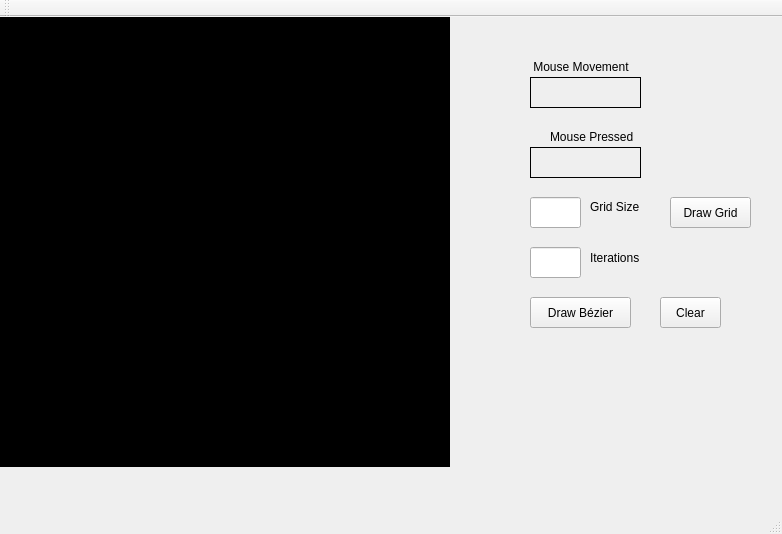
<?xml version="1.0" encoding="UTF-8"?>
<ui version="4.0">
 <class>MainWindow</class>
 <widget class="QMainWindow" name="MainWindow">
  <property name="geometry">
   <rect>
    <x>0</x>
    <y>0</y>
    <width>782</width>
    <height>534</height>
   </rect>
  </property>
  <property name="windowTitle">
   <string>MainWindow</string>
  </property>
  <widget class="QWidget" name="centralWidget">
   <widget class="my_label" name="frame">
    <property name="geometry">
     <rect>
      <x>0</x>
      <y>0</y>
      <width>450</width>
      <height>450</height>
     </rect>
    </property>
    <property name="mouseTracking">
     <bool>true</bool>
    </property>
    <property name="styleSheet">
     <string notr="true">background-color: rgb(0, 0, 0);</string>
    </property>
    <property name="frameShape">
     <enum>QFrame::Box</enum>
    </property>
    <property name="text">
     <string/>
    </property>
   </widget>
   <widget class="QLabel" name="mouse_movement">
    <property name="geometry">
     <rect>
      <x>530</x>
      <y>60</y>
      <width>111</width>
      <height>31</height>
     </rect>
    </property>
    <property name="frameShape">
     <enum>QFrame::Panel</enum>
    </property>
    <property name="text">
     <string/>
    </property>
   </widget>
   <widget class="QLabel" name="label_3">
    <property name="geometry">
     <rect>
      <x>520</x>
      <y>40</y>
      <width>141</width>
      <height>20</height>
     </rect>
    </property>
    <property name="text">
     <string>    Mouse Movement</string>
    </property>
   </widget>
   <widget class="QLabel" name="mouse_pressed">
    <property name="geometry">
     <rect>
      <x>530</x>
      <y>130</y>
      <width>111</width>
      <height>31</height>
     </rect>
    </property>
    <property name="frameShape">
     <enum>QFrame::Panel</enum>
    </property>
    <property name="text">
     <string/>
    </property>
   </widget>
   <widget class="QLabel" name="label_5">
    <property name="geometry">
     <rect>
      <x>550</x>
      <y>110</y>
      <width>111</width>
      <height>20</height>
     </rect>
    </property>
    <property name="text">
     <string>Mouse Pressed</string>
    </property>
   </widget>
   <widget class="QPushButton" name="Draw">
    <property name="geometry">
     <rect>
      <x>670</x>
      <y>180</y>
      <width>81</width>
      <height>31</height>
     </rect>
    </property>
    <property name="text">
     <string>Draw Grid</string>
    </property>
   </widget>
   <widget class="QLineEdit" name="lineEdit">
    <property name="geometry">
     <rect>
      <x>530</x>
      <y>180</y>
      <width>51</width>
      <height>31</height>
     </rect>
    </property>
   </widget>
   <widget class="QLabel" name="label_6">
    <property name="geometry">
     <rect>
      <x>590</x>
      <y>180</y>
      <width>61</width>
      <height>20</height>
     </rect>
    </property>
    <property name="text">
     <string>Grid Size</string>
    </property>
   </widget>
   <widget class="QPushButton" name="pushButton">
    <property name="geometry">
     <rect>
      <x>530</x>
      <y>280</y>
      <width>101</width>
      <height>31</height>
     </rect>
    </property>
    <property name="text">
     <string>Draw Bézier</string>
    </property>
   </widget>
   <widget class="QLineEdit" name="lineEdit_2">
    <property name="geometry">
     <rect>
      <x>530</x>
      <y>230</y>
      <width>51</width>
      <height>31</height>
     </rect>
    </property>
   </widget>
   <widget class="QLabel" name="label_7">
    <property name="geometry">
     <rect>
      <x>590</x>
      <y>230</y>
      <width>71</width>
      <height>21</height>
     </rect>
    </property>
    <property name="text">
     <string>Iterations</string>
    </property>
   </widget>
   <widget class="QPushButton" name="pushButton_2">
    <property name="geometry">
     <rect>
      <x>660</x>
      <y>280</y>
      <width>61</width>
      <height>31</height>
     </rect>
    </property>
    <property name="text">
     <string>Clear</string>
    </property>
   </widget>
  </widget>
  <widget class="QMenuBar" name="menuBar">
   <property name="geometry">
    <rect>
     <x>0</x>
     <y>0</y>
     <width>782</width>
     <height>22</height>
    </rect>
   </property>
  </widget>
  <widget class="QToolBar" name="mainToolBar">
   <attribute name="toolBarArea">
    <enum>TopToolBarArea</enum>
   </attribute>
   <attribute name="toolBarBreak">
    <bool>false</bool>
   </attribute>
  </widget>
  <widget class="QStatusBar" name="statusBar"/>
 </widget>
 <layoutdefault spacing="6" margin="11"/>
 <customwidgets>
  <customwidget>
   <class>my_label</class>
   <extends>QLabel</extends>
   <header location="global">my_label.h</header>
  </customwidget>
 </customwidgets>
 <resources/>
 <connections/>
</ui>
